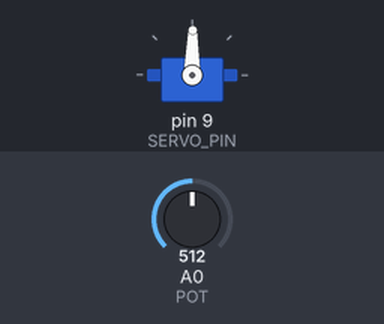
A sketch run on a simulated Arduino Uno, built with avr-gcc and run on an emulated ATmega328P. On the bench: servo. Inputs (shaded band) come from the test bench; at power-on: A0 (POT) = 512.

Above: at 1.2 s.
1.3 s: A0 (POT) set to 716
At 2.5 s:
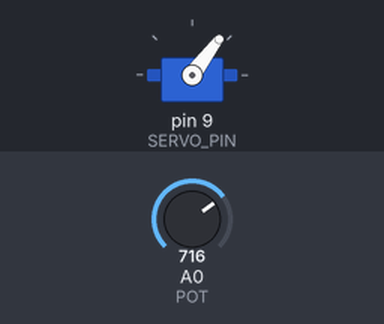
2.8 s: A0 (POT) set to 900
At 3.5 s:
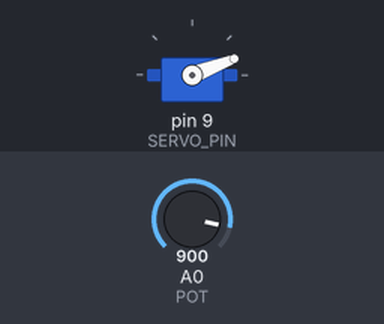
4.3 s: A0 (POT) set to 1023
At 4.9 s:
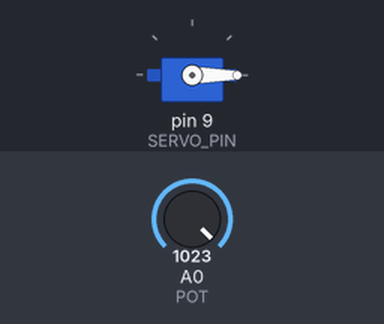
5.8 s: A0 (POT) set to 306
At 7.0 s:
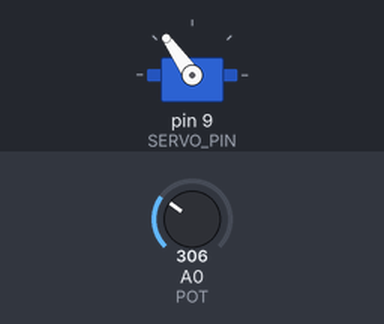
7.3 s: A0 (POT) set to 122
At 8.4 s:
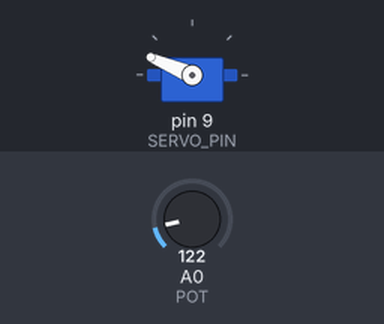
8.8 s: A0 (POT) set to 511
At 9.3 s:
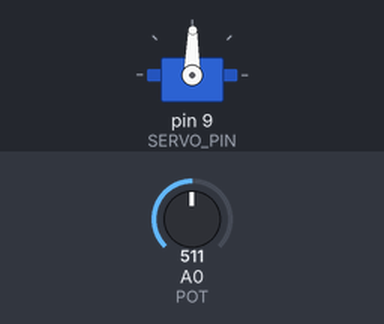
Timing chart, 0 to 11.3 s (numbered marks = the images above; inputs shaded):
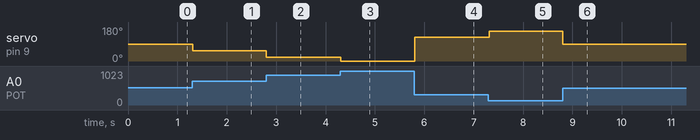

The sketch:

week_2_project_05.ino
```cpp
#include <Servo.h>

// PINS
#define POT A0
#define SERVO_PIN 9

Servo servo;

int pot_value;
int angle;

void setup() {

  servo.attach(SERVO_PIN);

  Serial.begin(9600);
}

void loop() {
  // read the potentiometer
  pot_value = analogRead(POT);
  angle = map(pot_value, 1023, 0, 0, 179);
  // move the servo
  servo.write(angle);
  delay(15);
}
```

Measured:
- after the input at 1.3 s, servo on pin 9 (SERVO_PIN): 89° → 53° at once
- after the input at 2.8 s, servo on pin 9 (SERVO_PIN): 53° → 21° at once
- after the input at 4.3 s, servo on pin 9 (SERVO_PIN): 21° → 0° at once
- after the input at 5.8 s, servo on pin 9 (SERVO_PIN): 0° → 125° at once
- after the input at 7.3 s, servo on pin 9 (SERVO_PIN): 125° → 157° at once
- after the input at 8.8 s, servo on pin 9 (SERVO_PIN): 157° → 89° at once
